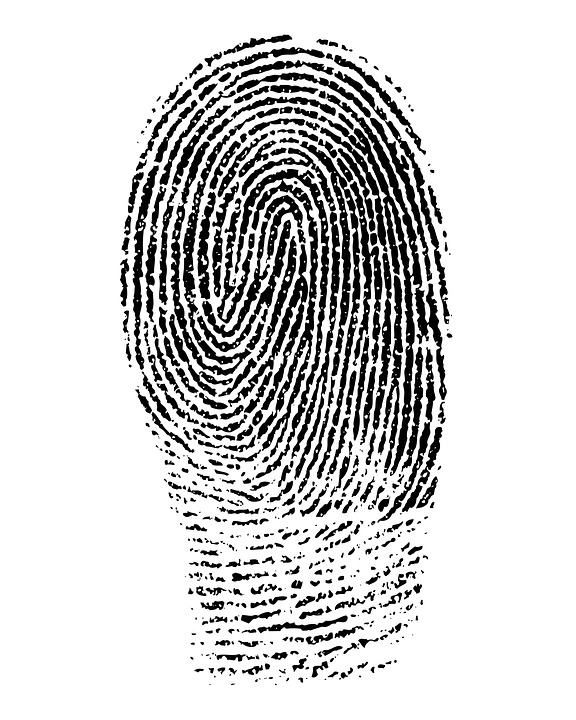
#> input picture images/1.jpg, 576 x 720 px; its folder holds only this picture in this run
$ python main_enhancement.py   (older library calls are emulated)
#> lines starting #> are read from the running program, lines starting #| are printed output that depends on the picture; after the words box and inside, x2 and y2 are one past the last pixel; in counts of white or black regions, pixels touching at a corner belong together
### src/utils/ridge_segment.py
# RIDGESEGMENT - Normalises fingerprint image and segments ridge region
#
# Function identifies ridge regions of a fingerprint image and returns a
# mask identifying this region.  It also normalises the intesity values of
# the image so that the ridge regions have zero mean, unit standard
# deviation.
#
# This function breaks the image up into blocks of size blksze x blksze and
# evaluates the standard deviation in each region.  If the standard
# deviation is above the threshold it is deemed part of the fingerprint.
# Note that the image is normalised to have zero mean, unit standard
# deviation prior to performing this process so that the threshold you
# specify is relative to a unit standard deviation.
#
# Usage:   [normim, mask, maskind] = ridgesegment(im, blksze, thresh)
#
# Arguments:   im     - Fingerprint image to be segmented.
#              blksze - Block size over which the the standard
#                       deviation is determined (try a value of 16).
#              thresh - Threshold of standard deviation to decide if a
#                       block is a ridge region (Try a value 0.1 - 0.2)
#
# Returns:     normim - Image where the ridge regions are renormalised to
#                       have zero mean, unit standard deviation.
#              mask   - Mask indicating ridge-like regions of the image,
#                       0 for non ridge regions, 1 for ridge regions.
#              maskind - Vector of indices of locations within the mask.
#
# Suggested values for a 500dpi fingerprint image:
#
#   [normim, mask, maskind] = ridgesegment(im, 16, 0.1)
#
# See also: RIDGEORIENT, RIDGEFREQ, RIDGEFILTER

# REFERENCES

# Peter Kovesi
# School of Computer Science & Software Engineering
# The University of Western Australia
# pk at csse uwa edu au
# http://www.csse.uwa.edu.au/~pk
from typing import Tuple

from numpy import ndarray as NumpyArray  # typing
import numpy as np


def normalise(img: NumpyArray, mean, std):
    normed = (img - np.mean(img)) / (np.std(img))
    return normed


def ridge_segment(im: NumpyArray, blksze: int, thresh: float) -> Tuple[NumpyArray]:

    rows, cols = im.shape

    # normalise to get zero mean and unit standard deviation
    im = normalise(im, 0, 1)

    new_rows = np.int(blksze * np.ceil((np.float(rows)) / (np.float(blksze))))
    new_cols = np.int(blksze * np.ceil((np.float(cols)) / (np.float(blksze))))

    padded_img = np.zeros((new_rows, new_cols))
    stddevim = np.zeros((new_rows, new_cols))

    padded_img[0:rows][:, 0:cols] = im

    for i in range(0, new_rows, blksze):
        for j in range(0, new_cols, blksze):
            block = padded_img[i:i+blksze][:, j:j+blksze]

            stddevim[i:i+blksze][:, j:j +
                                 blksze] = np.std(block)*np.ones(block.shape)

    stddevim = stddevim[0:rows][:, 0:cols]

    mask: NumpyArray = stddevim > thresh

    mean_val = np.mean(im[mask])

    std_val = np.std(im[mask])

    normim: NumpyArray = (im - mean_val) / std_val

    return normim, mask

### src/utils/ridge_orient.py
# -*- coding: utf-8 -*-

# RIDGEORIENT - Estimates the local orientation of ridges in a fingerprint
#
# Usage:  [orientim, reliability, coherence] = ridgeorientation(im, gradientsigma,...
#                                             blocksigma, ...
#                                             orientsmoothsigma)
#
# Arguments:  im                - A normalised input image.
#             gradientsigma     - Sigma of the derivative of Gaussian
#                                 used to compute image gradients.
#             blocksigma        - Sigma of the Gaussian weighting used to
#                                 sum the gradient moments.
#             orientsmoothsigma - Sigma of the Gaussian used to smooth
#                                 the final orientation vector field.
#                                 Optional: if ommitted it defaults to 0
#
# Returns:    orientim          - The orientation image in radians.
#                                 Orientation values are +ve clockwise
#                                 and give the direction *along* the
#                                 ridges.
#             reliability       - Measure of the reliability of the
#                                 orientation measure.  This is a value
#                                 between 0 and 1. I think a value above
#                                 about 0.5 can be considered 'reliable'.
#                                 reliability = 1 - Imin./(Imax+.001)
#             coherence         - A measure of the degree to which the local
#                                 area is oriented.
#                                 coherence = ((Imax-Imin)./(Imax+Imin)).^2
#
# With a fingerprint image at a 'standard' resolution of 500dpi suggested
# parameter values might be:
#
#    [orientim, reliability] = ridgeorient(im, 1, 3, 3)
#
# See also: RIDGESEGMENT, RIDGEFREQ, RIDGEFILTER

# REFERENCES

# May 2003      Original version by Raymond Thai,
# January 2005  Reworked by Peter Kovesi
# October 2011  Added coherence computation and orientsmoothsigma made optional
#
# School of Computer Science & Software Engineering
# The University of Western Australia
# pk at csse uwa edu au
# http://www.csse.uwa.edu.au/~pk


import numpy as np
from numpy import ndarray as NumpyArray
import cv2
from scipy import ndimage
from scipy import signal


def ridge_orient(im: NumpyArray, gradientsigma: int, blocksigma: int,
                 orientsmoothsigma: int) -> NumpyArray:

    rows, cols = im.shape
    sze = np.fix(6*gradientsigma)
    if np.remainder(sze, 2) == 0:
        sze = sze+1

    gauss = cv2.getGaussianKernel(np.int(sze), gradientsigma)
    f = gauss * gauss.T

    fy, fx = np.gradient(f)  # Gradient of Gaussian

    Gx = signal.convolve2d(im, fx, mode='same')
    Gy = signal.convolve2d(im, fy, mode='same')

    Gxx = np.power(Gx, 2)
    Gyy = np.power(Gy, 2)
    Gxy = Gx*Gy

    # Now smooth the covariance data to perform a weighted summation of the data.

    sze = np.fix(6*blocksigma)

    gauss = cv2.getGaussianKernel(np.int(sze), blocksigma)
    f = gauss * gauss.T

    Gxx = ndimage.convolve(Gxx, f)
    Gyy = ndimage.convolve(Gyy, f)
    Gxy = 2*ndimage.convolve(Gxy, f)

    denom = np.sqrt(np.power(Gxy, 2) + np.power((Gxx - Gyy), 2)
                    ) + np.finfo(float).eps

    sin2theta = Gxy/denom            # Sine and cosine of doubled angles
    cos2theta = (Gxx-Gyy)/denom

    if orientsmoothsigma:
        sze = np.fix(6*orientsmoothsigma)
        if np.remainder(sze, 2) == 0:
            sze = sze + 1
        gauss = cv2.getGaussianKernel(np.int(sze), orientsmoothsigma)
        f = gauss * gauss.T
        # Smoothed sine and cosine of
        cos2theta = ndimage.convolve(cos2theta, f)
        sin2theta = ndimage.convolve(sin2theta, f)  # doubled angles

    orientim: NumpyArray = np.pi / 2 + np.arctan2(sin2theta, cos2theta) / 2

    return orientim

### src/utils/ridge_freq.py
# -*- coding: utf-8 -*-

# RIDGEFREQ - Calculates a ridge frequency image
#
# Function to estimate the fingerprint ridge frequency across a
# fingerprint image. This is done by considering blocks of the image and
# determining a ridgecount within each block by a call to FREQEST.
#
# Usage:
#  [freqim, medianfreq] =  ridgefreq(im, mask, orientim, blksze, windsze, ...
#                                    minWaveLength, maxWaveLength)
#
# Arguments:
#         im       - Image to be processed.
#         mask     - Mask defining ridge regions (obtained from RIDGESEGMENT)
#         orientim - Ridge orientation image (obtained from RIDGORIENT)
#         blksze   - Size of image block to use (say 32)
#         windsze  - Window length used to identify peaks. This should be
#                    an odd integer, say 3 or 5.
#         minWaveLength,  maxWaveLength - Minimum and maximum ridge
#                     wavelengths, in pixels, considered acceptable.
#
# Returns:
#         freqim     - An image  the same size as im with  values set to
#                      the estimated ridge spatial frequency within each
#                      image block.  If a  ridge frequency cannot be
#                      found within a block, or cannot be found within the
#                      limits set by min and max Wavlength freqim is set
#                      to zeros within that block.
#         medianfreq - Median frequency value evaluated over all the
#                      valid regions of the image.
#
# Suggested parameters for a 500dpi fingerprint image
#   [freqim, medianfreq] = ridgefreq(im,orientim, 32, 5, 5, 15);
#

# See also: RIDGEORIENT, FREQEST, RIDGESEGMENT

# Reference:
# Hong, L., Wan, Y., and Jain, A. K. Fingerprint image enhancement:
# Algorithm and performance evaluation. IEEE Transactions on Pattern
# Analysis and Machine Intelligence 20, 8 (1998), 777 789.

# REFERENCES

# Peter Kovesi
# School of Computer Science & Software Engineering
# The University of Western Australia
# pk at csse uwa edu au
# http://www.csse.uwa.edu.au/~pk
from typing import Tuple

import numpy as np
from numpy import ndarray as NumpyArray

from .frequest import frequest


def ridge_freq(im: NumpyArray, mask: NumpyArray, orient: NumpyArray,
               blksze: int, windsze: int, minWaveLength: int,
               maxWaveLength: int) -> Tuple[NumpyArray, float]:

    rows, cols = im.shape
    freq = np.zeros((rows, cols))

    for r in range(0, rows-blksze, blksze):
        for c in range(0, cols-blksze, blksze):
            blkim = im[r:r+blksze][:, c:c+blksze]
            blkor = orient[r:r+blksze][:, c:c+blksze]

            freq[r:r+blksze][:, c:c +
                             blksze] = frequest(blkim, blkor, windsze, minWaveLength, maxWaveLength)

    freq: NumpyArray = freq*mask

    freq_1d = np.reshape(freq, (1, rows*cols))
    ind = np.where(freq_1d > 0)

    ind = np.array(ind)
    ind = ind[1, :]

    non_zero_elems_in_freq = freq_1d[0][ind]

    meanfreq: float = np.mean(non_zero_elems_in_freq)
    medianfreq = np.median(non_zero_elems_in_freq)

    return (freq, meanfreq)

### src/utils/frequest.py
# -*- coding: utf-8 -*-

# FREQEST - Estimate fingerprint ridge frequency within image block
#
# Function to estimate the fingerprint ridge frequency within a small block
# of a fingerprint image.  This function is used by RIDGEFREQ
#
# Usage:
#  freqim =  freqest(im, orientim, windsze, minWaveLength, maxWaveLength)
#
# Arguments:
#         im       - Image block to be processed.
#         orientim - Ridge orientation image of image block.
#         windsze  - Window length used to identify peaks. This should be
#                    an odd integer, say 3 or 5.
#         minWaveLength,  maxWaveLength - Minimum and maximum ridge
#                     wavelengths, in pixels, considered acceptable.
#
# Returns:
#         freqim    - An image block the same size as im with all values
#                     set to the estimated ridge spatial frequency.  If a
#                     ridge frequency cannot be found, or cannot be found
#                     within the limits set by min and max Wavlength
#                     freqim is set to zeros.
#
# Suggested parameters for a 500dpi fingerprint image
#   freqim = freqest(im,orientim, 5, 5, 15);
#
# See also:  RIDGEFREQ, RIDGEORIENT, RIDGESEGMENT

### REFERENCES

# Peter Kovesi
# School of Computer Science & Software Engineering
# The University of Western Australia
# pk at csse uwa edu au
# http://www.csse.uwa.edu.au/~pk


import numpy as np
import math
import scipy.ndimage

def frequest(im,orientim,windsze,minWaveLength,maxWaveLength):
    rows,cols = np.shape(im);

    # Find mean orientation within the block. This is done by averaging the
    # sines and cosines of the doubled angles before reconstructing the
    # angle again.  This avoids wraparound problems at the origin.

    cosorient = np.mean(np.cos(2*orientim));
    sinorient = np.mean(np.sin(2*orientim));
    orient = math.atan2(sinorient,cosorient)/2;

    # Rotate the image block so that the ridges are vertical

    #ROT_mat = cv2.getRotationMatrix2D((cols/2,rows/2),orient/np.pi*180 + 90,1)
    #rotim = cv2.warpAffine(im,ROT_mat,(cols,rows))
    rotim = scipy.ndimage.rotate(im,orient/np.pi*180 + 90,axes=(1,0),reshape = False,order = 3,mode = 'nearest');

    # Now crop the image so that the rotated image does not contain any
    # invalid regions.  This prevents the projection down the columns
    # from being mucked up.

    cropsze = int(np.fix(rows/np.sqrt(2)));
    offset = int(np.fix((rows-cropsze)/2));
    rotim = rotim[offset:offset+cropsze][:,offset:offset+cropsze];

    # Sum down the columns to get a projection of the grey values down
    # the ridges.

    proj = np.sum(rotim,axis = 0);
    dilation = scipy.ndimage.grey_dilation(proj, windsze,structure=np.ones(windsze));

    temp = np.abs(dilation - proj);

    peak_thresh = 2;

    maxpts = (temp<peak_thresh) & (proj > np.mean(proj));
    maxind = np.where(maxpts);

    rows_maxind,cols_maxind = np.shape(maxind);

    # Determine the spatial frequency of the ridges by divinding the
    # distance between the 1st and last peaks by the (No of peaks-1). If no
    # peaks are detected, or the wavelength is outside the allowed bounds,
    # the frequency image is set to 0

    if(cols_maxind<2):
        freqim = np.zeros(im.shape);
    else:
        NoOfPeaks = cols_maxind;
        waveLength = (maxind[0][cols_maxind-1] - maxind[0][0])/(NoOfPeaks - 1);
        if waveLength>=minWaveLength and waveLength<=maxWaveLength:
            freqim = 1/np.double(waveLength) * np.ones(im.shape);
        else:
            freqim = np.zeros(im.shape);

    return(freqim);


### src/image_enhance.py
from .utils import ridge_segment, ridge_orient, ridge_freq, ridge_filter


def image_enhance(img):
    blksze = 16
    thresh = 0.1
    # normalise the image and find a ROI
    normim, mask = ridge_segment(img, blksze, thresh)

    gradientsigma = 1
    blocksigma = 7
    orientsmoothsigma = 7
    # find orientation of every pixel
    orientim = ridge_orient(normim, gradientsigma,
                            blocksigma, orientsmoothsigma)

    blksze = 38
    windsze = 5
    minWaveLength = 5
    maxWaveLength = 15
    # find the overall frequency of ridges
    freq, medfreq = ridge_freq(
        normim, mask, orientim, blksze, windsze, minWaveLength, maxWaveLength)

    freq = medfreq * mask
    kx = 0.65
    ky = 0.65
    # create gabor filter and do the actual filtering
    newim = ridge_filter(normim, orientim, freq, kx, ky)

    return(newim < -3)

### src/utils/ridge_filter.py
# RIDGEFILTER - enhances fingerprint image via oriented filters
#
# Function to enhance fingerprint image via oriented filters
#
# Usage:
#  newim =  ridgefilter(im, orientim, freqim, kx, ky, showfilter)
#
# Arguments:
#         im       - Image to be processed.
#         orientim - Ridge orientation image, obtained from RIDGEORIENT.
#         freqim   - Ridge frequency image, obtained from RIDGEFREQ.
#         kx, ky   - Scale factors specifying the filter sigma relative
#                    to the wavelength of the filter.  This is done so
#                    that the shapes of the filters are invariant to the
#                    scale.  kx controls the sigma in the x direction
#                    which is along the filter, and hence controls the
#                    bandwidth of the filter.  ky controls the sigma
#                    across the filter and hence controls the
#                    orientational selectivity of the filter. A value of
#                    0.5 for both kx and ky is a good starting point.
#         showfilter - An optional flag 0/1.  When set an image of the
#                      largest scale filter is displayed for inspection.
#
# Returns:
#         newim    - The enhanced image
#
# See also: RIDGEORIENT, RIDGEFREQ, RIDGESEGMENT

# Reference:
# Hong, L., Wan, Y., and Jain, A. K. Fingerprint image enhancement:
# Algorithm and performance evaluation. IEEE Transactions on Pattern
# Analysis and Machine Intelligence 20, 8 (1998), 777 789.

# REFERENCES

# Peter Kovesi
# School of Computer Science & Software Engineering
# The University of Western Australia
# pk at csse uwa edu au
# http://www.csse.uwa.edu.au/~pk


import numpy as np
from numpy import ndarray as NumpyArray
import scipy


def ridge_filter(im: NumpyArray, orient: NumpyArray, freq: NumpyArray,
                 kx: float, ky: float):

    angleInc = 3
    im = np.double(im)
    rows, cols = im.shape
    newim = np.zeros((rows, cols))

    freq_1d = np.reshape(freq, (1, rows * cols))
    ind = np.where(freq_1d > 0)

    ind = np.array(ind)
    ind = ind[1, :]

    # Round the array of frequencies to the nearest 0.01 to reduce the
    # number of distinct frequencies we have to deal with.

    non_zero_elems_in_freq = freq_1d[0][ind]
    non_zero_elems_in_freq = np.double(
        np.round((non_zero_elems_in_freq * 100))) / 100

    unfreq = np.unique(non_zero_elems_in_freq)

    # Generate filters corresponding to these distinct frequencies and
    # orientations in 'angleInc' increments.

    sigmax = 1/unfreq[0]*kx
    sigmay = 1/unfreq[0]*ky

    sze = np.round(3 * np.max([sigmax, sigmay]))

    x, y = np.meshgrid(np.linspace(-sze, sze, int(2 * sze + 1)),
                       np.linspace(-sze, sze, int(2 * sze + 1)))

    reffilter = np.exp(
        -(np.power(x, 2) / (sigmax * sigmax)
        +(np.power(y, 2)) / (sigmay * sigmay))
    ) * np.cos(2*np.pi * unfreq[0] * x)  # this is the original gabor filter

    filt_rows, filt_cols = reffilter.shape

    angleFin = int(180 / angleInc)

    gabor_filter = np.array(np.zeros((angleFin, filt_rows, filt_cols)))

    for o in range(0, angleFin):

        # Generate rotated versions of the filter.  Note orientation
        # image provides orientation *along* the ridges, hence +90
        # degrees, and imrotate requires angles +ve anticlockwise, hence
        # the minus sign.

        rot_filt = scipy.ndimage.rotate(
            reffilter, -(o * angleInc + 90), reshape=False)
        gabor_filter[o] = rot_filt

    # Find indices of matrix points greater than maxsze from the image
    # boundary

    maxsze = int(sze)

    temp = freq > 0
    validr, validc = np.where(temp)

    temp1 = validr > maxsze
    temp2 = validr < rows - maxsze
    temp3 = validc > maxsze
    temp4 = validc < cols - maxsze

    final_temp = temp1 & temp2 & temp3 & temp4

    finalind = np.where(final_temp)

    # Convert orientation matrix values from radians to an index value
    # that corresponds to round(degrees/angleInc)

    maxorientindex = np.round(180 / angleInc)
    orientindex = np.round(orient / np.pi * 180 / angleInc)

    # do the filtering

    for i in range(0, rows):
        for j in range(0, cols):
            if(orientindex[i][j] < 1):
                orientindex[i][j] = orientindex[i][j] + maxorientindex
            if(orientindex[i][j] > maxorientindex):
                orientindex[i][j] = orientindex[i][j] - maxorientindex
    finalind_rows, finalind_cols = np.shape(finalind)
    sze = int(sze)
    for k in range(0, finalind_cols):
        r = validr[finalind[0][k]]
        c = validc[finalind[0][k]]

        img_block = im[r - sze:r + sze + 1][:, c - sze:c + sze + 1]

        newim[r][c] = np.sum(
            img_block * gabor_filter[int(orientindex[r][c]) - 1])

    return newim

### main_enhancement.py
#! ./env/bin/python3
import os
from os.path import abspath, dirname, join, exists

import cv2
import numpy as np
from numpy import ndarray as NumpyArray

from src import image_enhance

ROOT = abspath(dirname(__file__))
IMG_FORMATS = ['jpg', 'png', 'jpeg']
IMGS_PATH = join(ROOT, 'images')
ENHANCED_PATH = join(ROOT, 'enhanced')
SUFFIX = '_enhanced.'

def image_enhance_from(image_file:str):
    img: NumpyArray = cv2.imread(image_file)
    if(len(img.shape)>2):
        img = np.dot(img[...,:3], [0.299, 0.587, 0.114])
    rows, cols = img.shape
    aspect_ratio = rows / cols
    new_rows: int = 350
    new_cols: int = int(new_rows / aspect_ratio)
    img: NumpyArray = cv2.resize(img, (new_cols, new_rows))
    enhanced_img: NumpyArray = image_enhance(img)
    enhanced_img = ((1 - enhanced_img) * 255).astype(np.uint8)
    return enhanced_img

def main():
    image_names = os.listdir(IMGS_PATH)
    image_names = list(filter(lambda fname: fname.split('.')
                       [-1] in IMG_FORMATS, image_names))

    print(f'Found {len(image_names)} images in "images" folder')

    print('Processing images ...')
    images_processed = False
    for i, img_name in enumerate(image_names):
        enhanced_img_name = img_name.split('.')
        enhanced_img_name = enhanced_img_name[0] + SUFFIX + enhanced_img_name[-1]
        if exists(join(ENHANCED_PATH, enhanced_img_name)):
            print(f'{img_name} is already processed: ({i+1}/{len(image_names)})')
            continue  # if an image exists its enhanced, nothing is done
        images_processed = True
        print(f'Processing {img_name}: ({i+1}/{len(image_names)})')
        enhanced_img = image_enhance_from(join(IMGS_PATH, img_name))
#> in image_enhance_from, img is the input picture: shape (720, 576, 3); min 0, max 255, mean 211.4
#> after the loop in ridge_segment, `for i in range(0, new_rows, blksze):`:
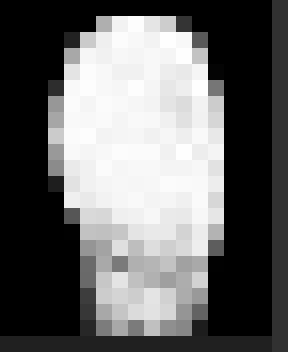
#> stddevim: shape (352, 288) float64; min 1.11e-16, max 1.29, mean 0.528; drawn with min black and max white
#> in ridge_segment, `mask: NumpyArray = stddevim > thresh`:
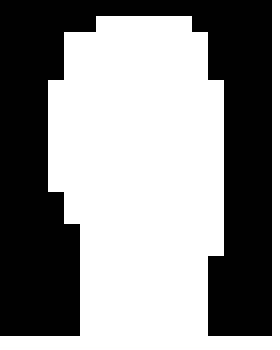
#> mask: shape (350, 280) bool; 55.9% white; 1 black region, box (x1, y1, x2, y2) and area: (0, 0, 272, 336) 43264
#> in ridge_segment, `mean_val = np.mean(im[mask])`: mean_val = -0.396
#> in ridge_segment, `std_val = np.std(im[mask])`: std_val = 1.2
#> in ridge_orient, `rows, cols = im.shape`: rows = 350; cols = 280
#> in ridge_orient, `Gyy = ndimage.convolve(Gyy, f)`:
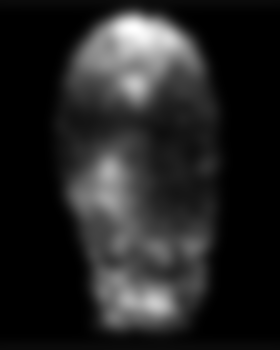
#> Gyy: shape (350, 280) float64; min 2.73e-34, max 0.219, mean 0.0308; drawn with min black and max white
#> in ridge_orient, `Gxy = 2*ndimage.convolve(Gxy, f)`:
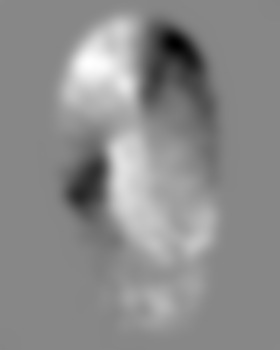
#> Gxy: shape (350, 280) float64; min -0.264, max 0.234, mean 0.00958; drawn with min black and max white
#> in ridge_orient, `denom = np.sqrt(np.power(Gxy, 2) + np.power((Gxx - Gyy), 2) ) + np.fin..`:
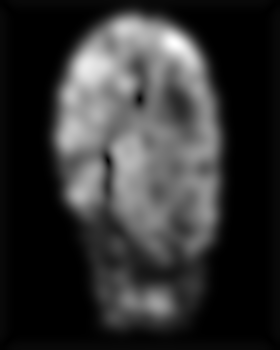
#> denom: shape (350, 280) float64; min 2.22e-16, max 0.265, mean 0.0523; drawn with min black and max white
#> in ridge_orient, `sin2theta = Gxy/denom`:
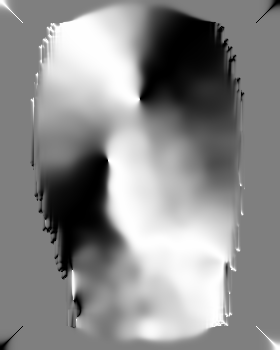
#> sin2theta: shape (350, 280) float64; min -1, max 1, mean 0.0909; drawn with min black and max white
#> in ridge_orient, `cos2theta = ndimage.convolve(cos2theta, f)`:
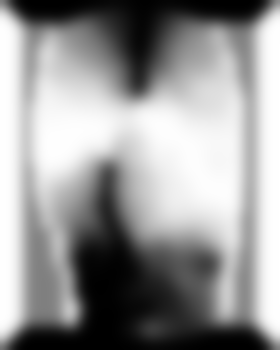
#> cos2theta: shape (350, 280) float64; min -1, max 1, mean 0.197; drawn with min black and max white
#> (the rest of the program and of its run is left out)
